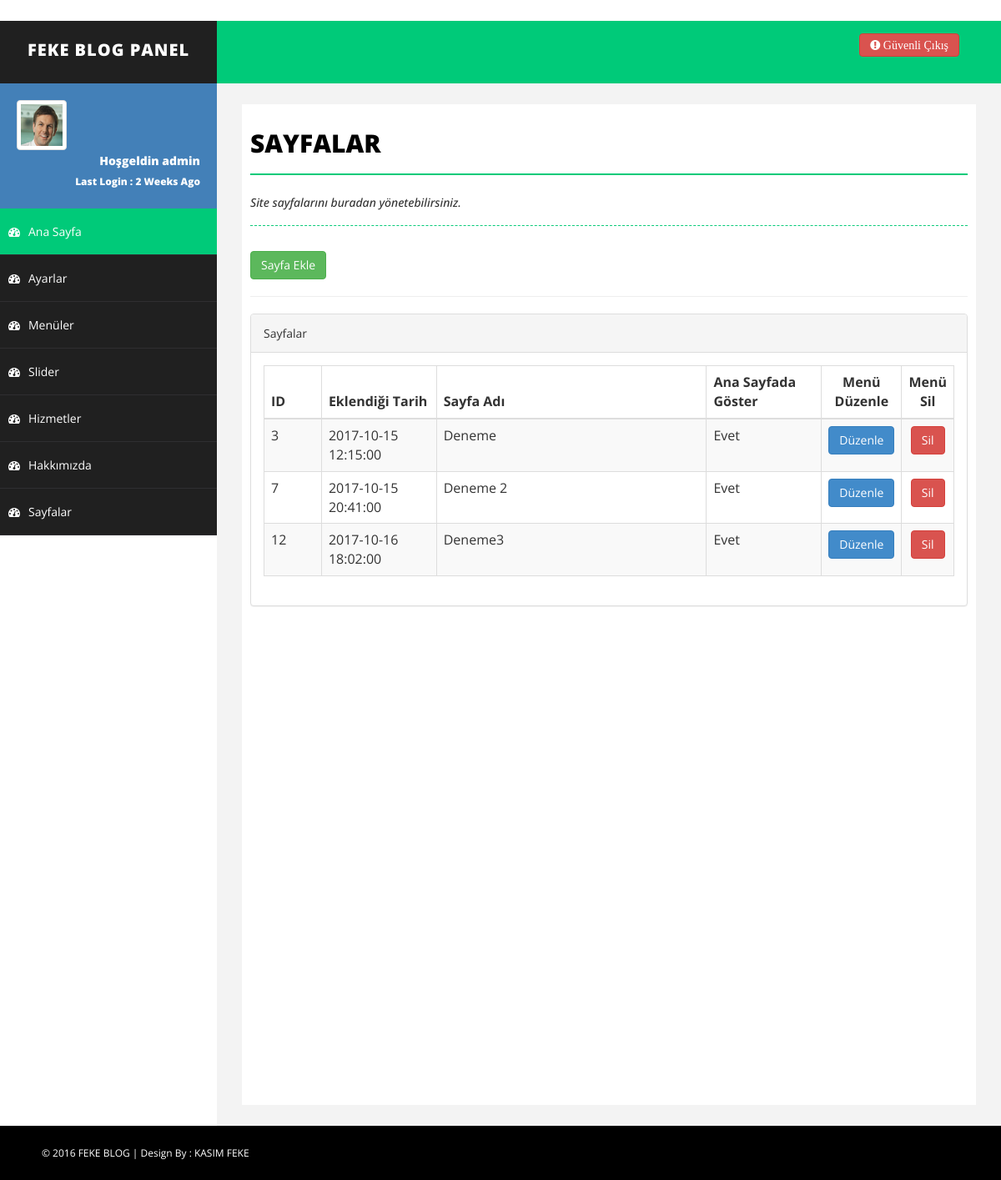
Page /admin/sayfalar.php (signed in) on the committed database.
### tables this page shows
CREATE TABLE `sayfalar` (
  `sayfa_id` int(11) NOT NULL,
  `sayfa_tarih` datetime NOT NULL,
  `sayfa_ad` varchar(100) NOT NULL,
  `sayfa_yazi` text NOT NULL,
  `sayfa_sira` int(50) NOT NULL,
  `sayfa_anasayfa` enum('0','1') NOT NULL DEFAULT '0'
);

### admin/sayfalar.php (the view, shortened to what this page needs)
<?php
include 'header.php';
include 'sidebar.php';
?>
<div id="page-wrapper">
    <div id="page-inner">
        <div class="row">
            <div class="col-md-12">
                <h1 class="page-head-line">SAYFALAR</h1>
                <h1 class="page-subhead-line">Site sayfalarını buradan yönetebilirsiniz.</h1>
            </div>
            <div class="col-md-12">
                <a href="sayfa-ekle.php"><button class="btn btn-success">Sayfa Ekle</button></a>
                <hr>
            </div>
            <div class="col-md-12">
              <div class="panel panel-default">
                <div class="panel-heading">
                    Sayfalar
                </div>
                <div class="panel-body">
                    <div class="table-responsive">
                        <table class="table table-striped table-bordered table-hover">
                            <thead>
                                <tr>
                                    <th class="col-md-1">ID</th>
                                    <th class="col-md-2">Eklendiği Tarih</th>
                                    <th>Sayfa Adı</th>
                                    <th class="col-md-2">Ana Sayfada Göster</th>
                                    <th style="width:20px;"><center>Menü Düzenle</center></th>
                                    <th style="width:20px;"><center>Menü Sil</center></th>
                                </tr>
                            </thead>
                            <tbody>
                                <?php
                                $sayfasorgu=mysql_query("select * from sayfalar");
                                while ($sayfacek=mysql_fetch_assoc($sayfasorgu)) {
                                    ?>
                                    <tr>
                                        <td><?php echo $sayfacek['sayfa_id']; ?></td>
                                        <td><?php echo $sayfacek['sayfa_tarih']; ?></td>
                                        <td><?php echo $sayfacek['sayfa_ad']; ?></td>
                                        <td>
                                            <?php if($sayfacek['sayfa_anasayfa']==0)
                                                {echo "Hayır";}
                                                elseif($sayfacek['sayfa_anasayfa']==1) {echo "Evet";}
                                                else {echo "Hatalı";}
                                             ?>
                                        </td>
                                        <td><a href="sayfa-duzenle.php?sayfa_id=<?php echo $sayfacek['sayfa_id']; ?>"><center><button class="btn btn-primary">Düzenle</button></center></a></td>
                                        <td><a href="netting/islem.php?sayfa_id=<?php echo $sayfacek['sayfa_id']; ?>&sayfasil=ok"><center><button class="btn btn-danger">Sil</button></center></a></td>
                                    </tr>
                                    <?php } ?>
                                </tbody>
                            </table>
                        </div>
                    </div>
                </div>
            </div>
        </div>
    </div>
</div>
<?php include 'footer.php'; ?>

### admin/assets/css/basic.css (style rules this page uses)
body { font-family: 'Open Sans', sans-serif; line-height:25px; }
#page-wrapper { padding: 15px 15px; min-height: 600px; background: #F3F3F3; }
#page-inner { width: 100%; margin: 10px 20px 10px 0px; background-color: #fff!important; padding: 10px; min-height: 1200px; }
.page-head-line { font-size: 30px; text-transform: uppercase; color: #000; font-weight: 800; padding-bottom: 20px; border-bottom: 2px solid #00CA79; margin-bottom: 10px; }
.page-subhead-line { font-size: 14px; padding-top: 5px; padding-bottom: 20px; font-style:italic; margin-bottom:30px; border-bottom:1px dashed #00CA79; }
@media (min-width:768px) { #page-wrapper { margin: 0 0 0 260px; padding: 15px 30px; min-height: 1200px; } }

### rows in the picture
sayfalar: sayfa_id "3", sayfa_tarih "2017-10-15 12:15:00", sayfa_ad "Deneme", sayfa_anasayfa "Evet"
sayfalar: sayfa_id "7", sayfa_tarih "2017-10-15 20:41:00", sayfa_ad "Deneme 2", sayfa_anasayfa "Evet"
sayfalar: sayfa_id "12", sayfa_tarih "2017-10-16 18:02:00", sayfa_ad "Deneme3", sayfa_anasayfa "Evet"

### other values in the picture
$_SESSION['admin_kadi'] "admin"
